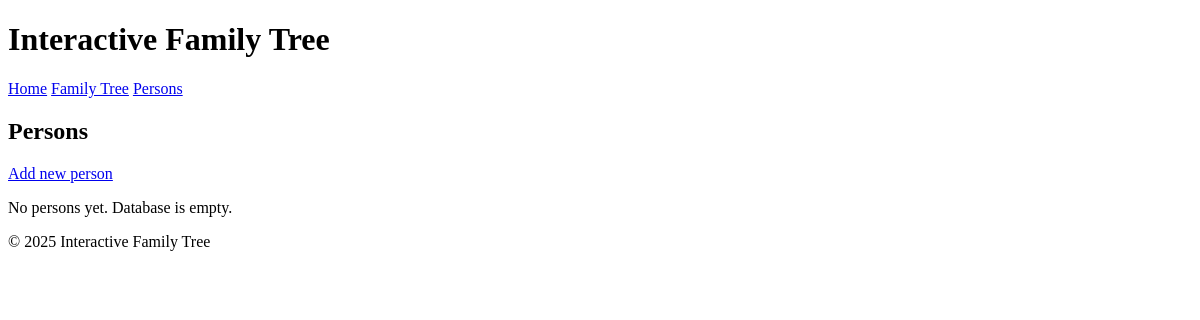
/persons, run on an earlier commit of the app's database.
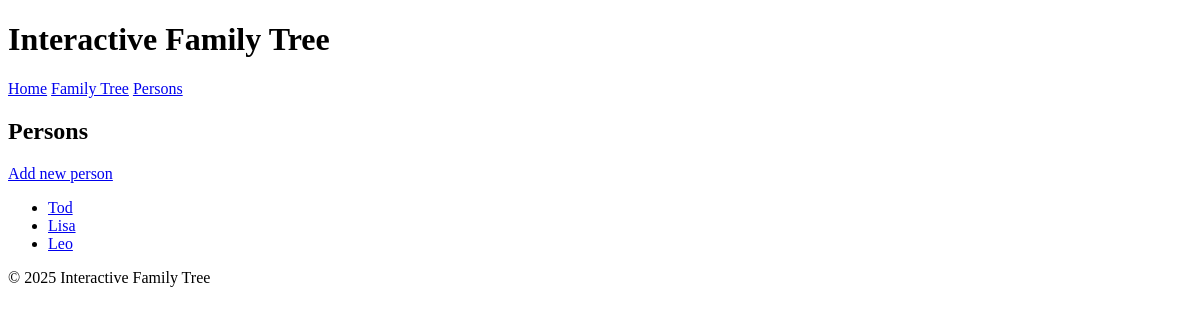
And on a later commit of the database.
### tables this page shows
CREATE TABLE persons (
    id INTEGER PRIMARY KEY AUTOINCREMENT,
    first_name TEXT NOT NULL,
    last_name TEXT,
    birth_date TEXT,
    death_date TEXT,
    gender TEXT,
    notes TEXT,
    created_at TEXT DEFAULT CURRENT_TIMESTAMP
);

### app.py (the view)
@app.route("/persons")
def persons():
    people = get_all_persons()
    return render_template("persons.html", people=people)

### db.py (called while the page is built)
def get_db():
    conn = sqlite3.connect(DB_PATH)
    conn.row_factory = sqlite3.Row
    return conn

def get_all_persons():
    conn = get_db()
    cur = conn.cursor()
    cur.execute("SELECT * FROM persons ORDER BY id")
    rows = cur.fetchall()
    conn.close()
    return rows

### templates/persons.html (shortened to what this page needs)
{% extends "base.html" %}
{% block content %}
<h2>Persons</h2>
<p>
    <a href="{{ url_for('add_person_route') }}">Add new person</a>
</p>
{% if people and people|length > 0 %}
    <ul>
        {% for p in people %}
            <li>
                <a href="{{ url_for('person_detail', person_id=p['id']) }}">
                    {{ p["first_name"] }} {{ p["last_name"] or "" }}
                </a>
            </li>
        {% endfor %}
    </ul>
{% else %}
    <p>No persons yet. Database is empty.</p>
{% endif %}
{% endblock %}

What changed in the data, as far as the page shows it:
added persons: first_name "Tod"
added persons: first_name "Lisa"
added persons: first_name "Leo"
Also different on the page:
text no longer shown: "No persons yet. Database is empty."
